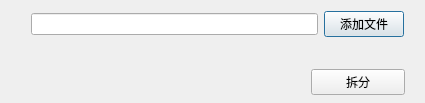
<?xml version="1.0" encoding="UTF-8"?>
<ui version="4.0">
 <class>SplitFileDlg</class>
 <widget class="QDialog" name="SplitFileDlg">
  <property name="geometry">
   <rect>
    <x>0</x>
    <y>0</y>
    <width>425</width>
    <height>103</height>
   </rect>
  </property>
  <property name="windowTitle">
   <string>Dialog</string>
  </property>
  <layout class="QVBoxLayout" name="verticalLayout">
   <property name="bottomMargin">
    <number>0</number>
   </property>
   <item>
    <layout class="QHBoxLayout" name="horizontalLayout_2">
     <property name="leftMargin">
      <number>20</number>
     </property>
     <property name="rightMargin">
      <number>10</number>
     </property>
     <property name="bottomMargin">
      <number>10</number>
     </property>
     <item>
      <widget class="QLineEdit" name="fileNameLineEdit"/>
     </item>
     <item>
      <widget class="QPushButton" name="addFileBtn">
       <property name="text">
        <string>添加文件</string>
       </property>
      </widget>
     </item>
    </layout>
   </item>
   <item>
    <widget class="QWidget" name="widget" native="true">
     <layout class="QHBoxLayout" name="horizontalLayout">
      <property name="leftMargin">
       <number>300</number>
      </property>
      <property name="bottomMargin">
       <number>0</number>
      </property>
      <item>
       <widget class="QPushButton" name="okBtn">
        <property name="text">
         <string>拆分</string>
        </property>
       </widget>
      </item>
     </layout>
    </widget>
   </item>
  </layout>
 </widget>
 <resources/>
 <connections/>
</ui>
